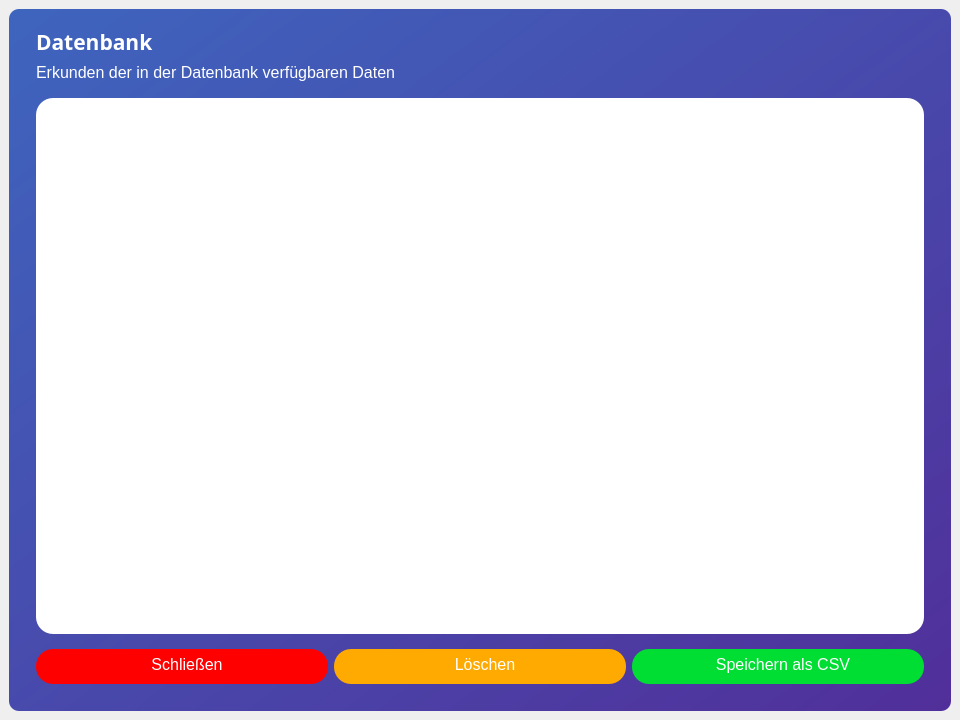
<?xml version="1.0" encoding="UTF-8"?>
<ui version="4.0">
 <class>MainWindow</class>
 <widget class="QMainWindow" name="MainWindow">
  <property name="geometry">
   <rect>
    <x>0</x>
    <y>0</y>
    <width>960</width>
    <height>720</height>
   </rect>
  </property>
  <property name="minimumSize">
   <size>
    <width>960</width>
    <height>720</height>
   </size>
  </property>
  <property name="windowTitle">
   <string>MainWindow</string>
  </property>
  <widget class="QWidget" name="centralwidget">
   <property name="styleSheet">
    <string notr="true"/>
   </property>
   <layout class="QVBoxLayout" name="verticalLayout">
    <property name="leftMargin">
     <number>9</number>
    </property>
    <property name="topMargin">
     <number>9</number>
    </property>
    <property name="rightMargin">
     <number>9</number>
    </property>
    <item>
     <widget class="QFrame" name="shadow_frame">
      <property name="styleSheet">
       <string notr="true">QFrame {
background-color: qlineargradient(spread:pad, x1:0, y1:0, x2:1, y2:1, stop:0 rgba(62, 101, 190, 255), stop:1 rgba(81, 47, 154, 255));
border-radius: 10px;
}


</string>
      </property>
      <property name="frameShape">
       <enum>QFrame::StyledPanel</enum>
      </property>
      <property name="frameShadow">
       <enum>QFrame::Raised</enum>
      </property>
      <layout class="QVBoxLayout" name="verticalLayout_3">
       <property name="leftMargin">
        <number>27</number>
       </property>
       <property name="topMargin">
        <number>18</number>
       </property>
       <property name="rightMargin">
        <number>27</number>
       </property>
       <property name="bottomMargin">
        <number>18</number>
       </property>
       <item>
        <widget class="QLabel" name="label">
         <property name="font">
          <font>
           <family>Segoe UI Light</family>
           <pointsize>16</pointsize>
           <weight>75</weight>
           <bold>true</bold>
          </font>
         </property>
         <property name="styleSheet">
          <string notr="true">background-color: rgba(0, 0, 0, 0);
color: rgb(255, 255, 255);
font-size: 16pt;
font-family: &quot;Segoe UI Light&quot;;
font-weight: bold;</string>
         </property>
         <property name="text">
          <string>Datenbank</string>
         </property>
         <property name="indent">
          <number>0</number>
         </property>
        </widget>
       </item>
       <item>
        <widget class="QLabel" name="label_2">
         <property name="styleSheet">
          <string notr="true">background-color: rgba(0, 0, 0, 0);
color: rgb(255, 255, 255);
font-size: 12pt;
font-family: &quot;Segoe UI Light&quot;;
margin-bottom: 10px;</string>
         </property>
         <property name="text">
          <string>Erkunden der in der Datenbank verfügbaren Daten</string>
         </property>
         <property name="indent">
          <number>0</number>
         </property>
        </widget>
       </item>
       <item>
        <widget class="QFrame" name="frame_4">
         <property name="minimumSize">
          <size>
           <width>0</width>
           <height>100</height>
          </size>
         </property>
         <property name="styleSheet">
          <string notr="true">background-color: rgba(255, 255, 255, 0);</string>
         </property>
         <property name="frameShape">
          <enum>QFrame::StyledPanel</enum>
         </property>
         <property name="frameShadow">
          <enum>QFrame::Raised</enum>
         </property>
         <layout class="QVBoxLayout" name="verticalLayout_4">
          <property name="leftMargin">
           <number>0</number>
          </property>
          <property name="topMargin">
           <number>0</number>
          </property>
          <property name="rightMargin">
           <number>0</number>
          </property>
          <property name="bottomMargin">
           <number>0</number>
          </property>
          <item>
           <widget class="QFrame" name="frame_2">
            <property name="styleSheet">
             <string notr="true">background-color: rgb(255, 255, 255);
border-radius: 17.0px;</string>
            </property>
            <property name="frameShape">
             <enum>QFrame::StyledPanel</enum>
            </property>
            <property name="frameShadow">
             <enum>QFrame::Raised</enum>
            </property>
            <layout class="QVBoxLayout" name="verticalLayout_2">
             <property name="leftMargin">
              <number>18</number>
             </property>
             <property name="topMargin">
              <number>18</number>
             </property>
             <property name="rightMargin">
              <number>18</number>
             </property>
             <property name="bottomMargin">
              <number>18</number>
             </property>
             <item>
              <widget class="QTableWidget" name="tableWidget">
               <property name="styleSheet">
                <string notr="true">background-color: rgba(255, 255, 255, 0);
font-size: 10pt;
font-family: &quot;Segoe UI Light&quot;;
color: rgb(0, 0, 0);</string>
               </property>
               <property name="sizeAdjustPolicy">
                <enum>QAbstractScrollArea::AdjustIgnored</enum>
               </property>
               <property name="gridStyle">
                <enum>Qt::DotLine</enum>
               </property>
              </widget>
             </item>
            </layout>
           </widget>
          </item>
         </layout>
        </widget>
       </item>
       <item>
        <widget class="QFrame" name="frame">
         <property name="sizePolicy">
          <sizepolicy hsizetype="Expanding" vsizetype="Fixed">
           <horstretch>0</horstretch>
           <verstretch>0</verstretch>
          </sizepolicy>
         </property>
         <property name="minimumSize">
          <size>
           <width>0</width>
           <height>0</height>
          </size>
         </property>
         <property name="styleSheet">
          <string notr="true">background-color: rgba(255, 255, 255, 0);</string>
         </property>
         <property name="frameShape">
          <enum>QFrame::StyledPanel</enum>
         </property>
         <property name="frameShadow">
          <enum>QFrame::Raised</enum>
         </property>
         <layout class="QHBoxLayout" name="horizontalLayout">
          <property name="spacing">
           <number>6</number>
          </property>
          <property name="leftMargin">
           <number>0</number>
          </property>
          <property name="rightMargin">
           <number>0</number>
          </property>
          <item>
           <widget class="QPushButton" name="pushButton">
            <property name="styleSheet">
             <string notr="true">QPushButton {
color: #ffffff;
background-color:  rgb(255, 0, 0);
height: 30px;
padding-left: 10px;
padding-bottom: 5px;
border-radius: 17.0px;
font-size: 12pt;
font-family: &quot;Segoe UI Light&quot;;
}

QPushButton:hover {
border: 2px solid rgb(255, 255, 255);
}

QPushButton:pressed {
color: rgba(255, 255, 255, 0.5);
background-color: rgba(255, 0, 0, 0.5);
}</string>
            </property>
            <property name="text">
             <string>Schließen</string>
            </property>
           </widget>
          </item>
          <item>
           <widget class="QPushButton" name="pushButton_3">
            <property name="styleSheet">
             <string notr="true">QPushButton {
color: #ffffff;
background-color:  rgb(255, 170, 0);
height: 30px;
padding-left: 10px;
padding-bottom: 5px;
border-radius: 17.0px;
font-size: 12pt;
font-family: &quot;Segoe UI Light&quot;;
}

QPushButton:hover {
border: 2px solid rgb(255, 255, 255);
}

QPushButton:pressed {
color: rgba(255, 255, 255, 0.5);
background-color: rgba(255, 170, 0, 0.5);
}</string>
            </property>
            <property name="text">
             <string>Löschen</string>
            </property>
           </widget>
          </item>
          <item>
           <widget class="QPushButton" name="pushButton_2">
            <property name="styleSheet">
             <string notr="true">QPushButton {
color: #ffffff;
background-color:  rgb(0, 221, 51);
height: 30px;
padding-left: 10px;
padding-bottom: 5px;
border-radius: 17.0px;
font-size: 12pt;
font-family: &quot;Segoe UI Light&quot;;
}

QPushButton:hover {
border: 2px solid rgb(255, 255, 255);
}

QPushButton:pressed {
color: rgba(255, 255, 255, 0.5);
background-color: rgba(0, 221, 51, 0.5);
}</string>
            </property>
            <property name="text">
             <string>Speichern als CSV</string>
            </property>
           </widget>
          </item>
         </layout>
        </widget>
       </item>
      </layout>
     </widget>
    </item>
   </layout>
  </widget>
 </widget>
 <resources/>
 <connections/>
</ui>
